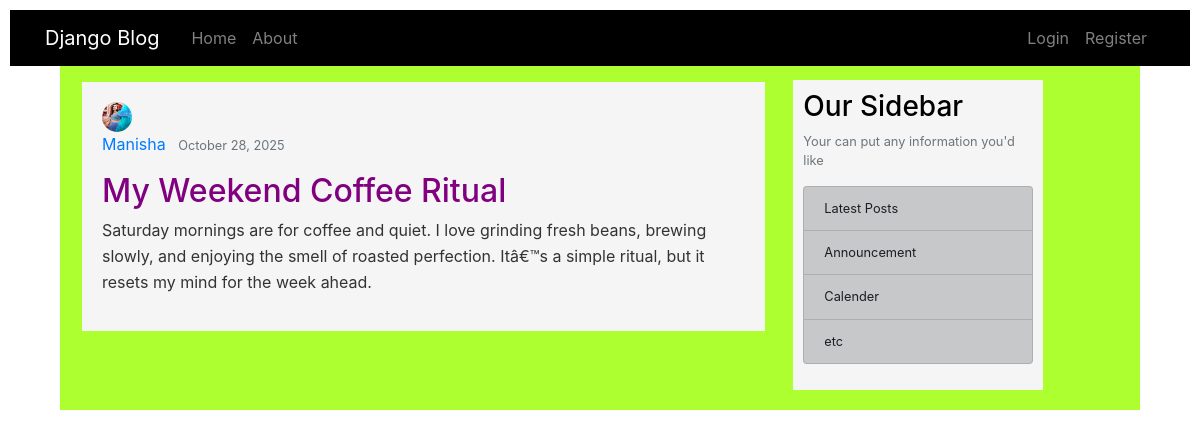
/blog/post/14/, run on the app's committed database.
### blog/models.py (models this page shows, shortened)
class Post(models.Model):
	title=models.CharField(max_length=200)
	content=models.TextField()
	date_posted=models.DateTimeField(default=timezone.now)#auto_now_add=True when we need only date when post is posted , default=timezone.now when we ant to chnage dtae modified
	author=models.ForeignKey(User,on_delete=models.CASCADE)#when we want unique author for his post and also delete post when author deleted

### users/models.py (models this page shows, shortened)
class Profile(models.Model):
	user = models.OneToOneField(User,on_delete=models.CASCADE)
	image = models.ImageField(default='default.jpg',upload_to='profile_pics')

### blog/views.py (the view)
# urls.py: path('post/<int:pk>/', PostDetailView.as_view(),name='post-detail'),#show post by primary key int
class PostDetailView(DetailView):
	model =Post

### blog/templates/blog/post_detail.html (shortened to what this page needs)
{% extends "blog/base.html" %}
{% load static %}
{% block content %}
  <article class ="media content-section article">
    <img class ="rounded-circle article-img" src="{{object.author.profile.image.url}}">
    <div class ="media-body">
      <div class="article-metadata">
    <a class="mr-2" href="{% url 'user-posts' object.author.username %}">{{object.author}}</a>
    <small class="text-muted">{{ object.date_posted|date:"F d, Y" }}</p>
      </div>
      <h2 class="article-title">{{object.title}}</h2>
      <p class="article-content">{{object.content}}</p>
  </div>
  </article>
	{% endblock %}

### blog/static/css/style.css (style rules this page uses)
body { background-color: #fff; }
.content-section { display: inline-grid; color: #000; width:250px; padding: 10px; background-color: whitesmoke; }
.article { background-color: whitesmoke; padding: 20px; width: 100%; margin: 2px; }
.article-title { color: purple; font-size: 2rem; }
.article-content { color: #333; line-height: 1.6; font-size: 1rem; }
.article-img { width: 30px !important; height: 30px !important; }

### data on the page
Post: author.profile.image (picture), author "Manisha", date_posted "October 28, 2025", title "My Weekend Coffee Ritual", content "Saturday mornings are for coffee and quiet. I love grinding fresh beans, brewing slowly, and enjoying the smell of roasted perfection. Itâ€™s a simple ritual, but it resets my mind for the week ahead."
